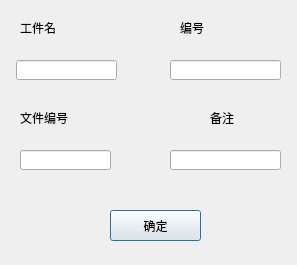
<?xml version="1.0" encoding="UTF-8"?>
<ui version="4.0">
 <class>LineDetFileNameDialog</class>
 <widget class="QDialog" name="LineDetFileNameDialog">
  <property name="geometry">
   <rect>
    <x>0</x>
    <y>0</y>
    <width>297</width>
    <height>265</height>
   </rect>
  </property>
  <property name="windowTitle">
   <string>LineDetFileNameDialog</string>
  </property>
  <widget class="QLineEdit" name="objectNameEdit">
   <property name="geometry">
    <rect>
     <x>16</x>
     <y>60</y>
     <width>101</width>
     <height>20</height>
    </rect>
   </property>
  </widget>
  <widget class="QLineEdit" name="objectNumberEdit">
   <property name="geometry">
    <rect>
     <x>170</x>
     <y>60</y>
     <width>111</width>
     <height>20</height>
    </rect>
   </property>
  </widget>
  <widget class="QLabel" name="label">
   <property name="geometry">
    <rect>
     <x>20</x>
     <y>20</y>
     <width>36</width>
     <height>16</height>
    </rect>
   </property>
   <property name="text">
    <string>工件名</string>
   </property>
  </widget>
  <widget class="QLabel" name="label_2">
   <property name="geometry">
    <rect>
     <x>180</x>
     <y>20</y>
     <width>24</width>
     <height>16</height>
    </rect>
   </property>
   <property name="text">
    <string>编号</string>
   </property>
  </widget>
  <widget class="QLabel" name="label_3">
   <property name="geometry">
    <rect>
     <x>20</x>
     <y>110</y>
     <width>51</width>
     <height>16</height>
    </rect>
   </property>
   <property name="layoutDirection">
    <enum>Qt::LeftToRight</enum>
   </property>
   <property name="text">
    <string>文件编号</string>
   </property>
  </widget>
  <widget class="QLineEdit" name="fileNumberEdit">
   <property name="geometry">
    <rect>
     <x>20</x>
     <y>150</y>
     <width>91</width>
     <height>20</height>
    </rect>
   </property>
  </widget>
  <widget class="QLineEdit" name="commentEdit">
   <property name="geometry">
    <rect>
     <x>170</x>
     <y>150</y>
     <width>111</width>
     <height>20</height>
    </rect>
   </property>
  </widget>
  <widget class="QLabel" name="label_4">
   <property name="geometry">
    <rect>
     <x>210</x>
     <y>110</y>
     <width>51</width>
     <height>16</height>
    </rect>
   </property>
   <property name="layoutDirection">
    <enum>Qt::LeftToRight</enum>
   </property>
   <property name="text">
    <string>备注</string>
   </property>
  </widget>
  <widget class="QPushButton" name="okButton">
   <property name="geometry">
    <rect>
     <x>110</x>
     <y>210</y>
     <width>91</width>
     <height>31</height>
    </rect>
   </property>
   <property name="text">
    <string>确定</string>
   </property>
  </widget>
 </widget>
 <layoutdefault spacing="6" margin="11"/>
 <resources/>
 <connections/>
</ui>
